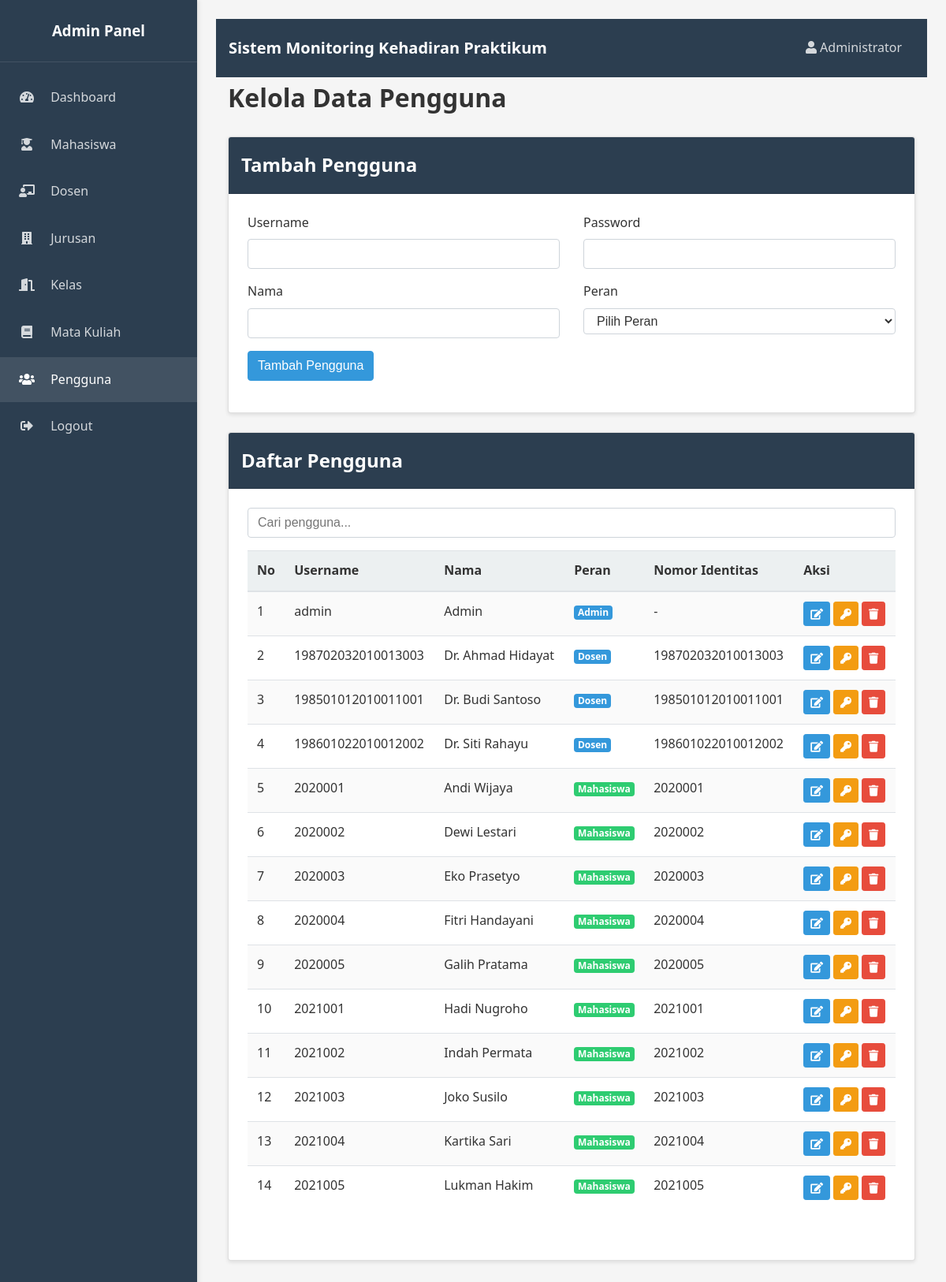
The app's page /admin/pengguna.php (signed in) with its own data.
### tables this page shows
CREATE TABLE pengguna (
    id INT AUTO_INCREMENT PRIMARY KEY,
    username VARCHAR(50) NOT NULL,
    password VARCHAR(255) NOT NULL,
    nama VARCHAR(100) NOT NULL,
    peran ENUM('admin', 'dosen', 'mahasiswa') NOT NULL,
    id_referensi INT NOT NULL,
    created_at TIMESTAMP DEFAULT CURRENT_TIMESTAMP,
    updated_at TIMESTAMP DEFAULT CURRENT_TIMESTAMP ON UPDATE CURRENT_TIMESTAMP
);

### admin/pengguna.php (the view, shortened to what this page needs)
<?php
require_once '../config/koneksi.php';
$query_pengguna = "SELECT p.*,
                    CASE
                        WHEN p.peran = 'dosen' THEN d.nama
                        WHEN p.peran = 'mahasiswa' THEN m.nama
                        ELSE 'Admin'
                    END as nama_lengkap,
                    CASE
                        WHEN p.peran = 'dosen' THEN d.nip
                        WHEN p.peran = 'mahasiswa' THEN m.nim
                        ELSE '-'
                    END as nomor_identitas
                FROM pengguna p
                LEFT JOIN dosen d ON p.id_referensi = d.id AND p.peran = 'dosen'
                LEFT JOIN mahasiswa m ON p.id_referensi = m.id AND p.peran = 'mahasiswa'
                ORDER BY p.peran, p.nama";
$result_pengguna = $koneksi->query($query_pengguna);
?>
<!DOCTYPE html>
<html lang="id">
<head>
    <link rel="stylesheet" href="../assets/css/style.css">
    <link rel="stylesheet" href="https://cdnjs.cloudflare.com/ajax/libs/font-awesome/5.15.3/css/all.min.css">
</head>
<body>
    <div class="sidebar">
        <div class="sidebar-header">
            <h3>Admin Panel</h3>
        </div>
        <div class="sidebar-menu">
            <ul>
                <li><a href="index.php"><i class="fas fa-tachometer-alt"></i> Dashboard</a></li>
                <li><a href="mahasiswa.php"><i class="fas fa-user-graduate"></i> Mahasiswa</a></li>
                <li><a href="dosen.php"><i class="fas fa-chalkboard-teacher"></i> Dosen</a></li>
                <li><a href="jurusan.php"><i class="fas fa-building"></i> Jurusan</a></li>
                <li><a href="kelas.php"><i class="fas fa-door-open"></i> Kelas</a></li>
                <li><a href="mata_kuliah.php"><i class="fas fa-book"></i> Mata Kuliah</a></li>
                <li><a href="pengguna.php" class="active"><i class="fas fa-users"></i> Pengguna</a></li>
                <li><a href="../logout.php"><i class="fas fa-sign-out-alt"></i> Logout</a></li>
            </ul>
        </div>
    </div>
    <div class="content-wrapper">
        <div class="navbar">
            <div class="navbar-brand">
                Sistem Monitoring Kehadiran Praktikum
            </div>
            <div class="navbar-nav">
                <div class="nav-item">
                    <a href="#" class="nav-link">
                        <i class="fas fa-user"></i> <?php echo $_SESSION['nama']; ?>
                    </a>
                </div>
            </div>
        </div>
        <div class="container">
            <div class="dashboard-header">
                <h1>Kelola Data Pengguna</h1>
            </div>
            <div class="card">
                <div class="card-header">
                    <h2>Tambah Pengguna</h2>
                </div>
                <div class="card-body">
                    <form method="POST" action="" id="formTambah">
                        <div class="row">
                            <div class="col-md-6">
                                <div class="form-group">
                                    <label for="username">Username</label>
                                    <input type="text" id="username" name="username" required>
                                </div>
                            </div>
                            <div class="col-md-6">
                                <div class="form-group">
                                    <label for="password">Password</label>
                                    <input type="password" id="password" name="password" required>
                                </div>
                            </div>
                        </div>
                        <div class="row">
                            <div class="col-md-6">
                                <div class="form-group">
                                    <label for="nama">Nama</label>
                                    <input type="text" id="nama" name="nama" required>
                                </div>
                            </div>
                            <div class="col-md-6">
                                <div class="form-group">
                                    <label for="peran">Peran</label>
                                    <select id="peran" name="peran" required onchange="toggleReferensi()">
                                        <option value="">Pilih Peran</option>
                                    </select>
                                </div>
                            </div>
                        </div>
                        <div class="form-group">
                            <button type="submit" name="tambah" class="btn btn-primary">Tambah Pengguna</button>
                        </div>
                    </form>
                </div>
            </div>
            <div class="card">
                <div class="card-header">
                    <h2>Daftar Pengguna</h2>
                </div>
                <div class="card-body">
                    <div class="form-group">
                        <input type="text" id="filterInput" placeholder="Cari pengguna..." class="form-control">
                    </div>
                    <div class="table-responsive">
                        <table class="table table-striped">
                            <thead>
                                <tr>
                                    <th>No</th>
                                    <th>Username</th>
                                    <th>Nama</th>
                                    <th>Peran</th>
                                    <th>Nomor Identitas</th>
                                    <th>Aksi</th>
                                </tr>
                            </thead>
                            <tbody>
                                <?php
                                $no = 1;
                                if ($result_pengguna->num_rows > 0) {
                                    while ($row = $result_pengguna->fetch_assoc()) {
                                        echo "<tr>";
                                        echo "<td>" . $no++ . "</td>";
                                        echo "<td>" . $row['username'] . "</td>";
                                        echo "<td>" . $row['nama_lengkap'] . "</td>";
                                        echo "<td>";
                                        if ($row['peran'] == 'admin') {
                                            echo '<span class="badge badge-primary">Admin</span>';
                                        } elseif ($row['peran'] == 'dosen') {
                                            echo '<span class="badge badge-info">Dosen</span>';
                                        } elseif ($row['peran'] == 'mahasiswa') {
                                            echo '<span class="badge badge-success">Mahasiswa</span>';
                                        }
                                        echo "</td>";
                                        echo "<td>" . $row['nomor_identitas'] . "</td>";
                                        echo "<td>";
                                        echo "<a href='#' class='btn btn-sm btn-info mr-1' onclick='editPengguna(" . $row['id'] . ", \"" . $row['username'] . "\", \"" . $row['nama'] . "\", \"" . $row['peran'] . "\", " . $row['id_referensi'] . ")'><i class='fas fa-edit'></i></a>";
                                        echo "<a href='pengguna.php?reset=" . $row['id'] . "' class='btn btn-sm btn-warning mr-1' onclick='return confirm(\"Apakah Anda yakin ingin mereset password pengguna ini?\")'><i class='fas fa-key'></i></a>";
                                        if ($row['peran'] != 'admin' || $row['id'] == $_SESSION['user_id']) {
                                            echo "<a href='pengguna.php?hapus=" . $row['id'] . "' class='btn btn-sm btn-danger btn-delete'><i class='fas fa-trash'></i></a>";
                                        }
                                        echo "</td>";
                                        echo "</tr>";
                                    }
                                } else {
                                    echo "<tr><td colspan='6' class='text-center'>Belum ada data pengguna</td></tr>";
                                }
                                ?>
                            </tbody>
                        </table>
                    </div>
                </div>
            </div>
        </div>
    </div>
</body>
</html>

### records on screen
pengguna: username "admin", nama_lengkap "Admin", peran "Admin", nomor_identitas "-"
pengguna: username "198702032010013003", nama_lengkap "Dr. Ahmad Hidayat", peran "Dosen", nomor_identitas "198702032010013003"
pengguna: username "198501012010011001", nama_lengkap "Dr. Budi Santoso", peran "Dosen", nomor_identitas "198501012010011001"
pengguna: username "198601022010012002", nama_lengkap "Dr. Siti Rahayu", peran "Dosen", nomor_identitas "198601022010012002"
pengguna: username "2020001", nama_lengkap "Andi Wijaya", peran "Mahasiswa", nomor_identitas "2020001"
pengguna: username "2020002", nama_lengkap "Dewi Lestari", peran "Mahasiswa", nomor_identitas "2020002"
pengguna: username "2020003", nama_lengkap "Eko Prasetyo", peran "Mahasiswa", nomor_identitas "2020003"
pengguna: username "2020004", nama_lengkap "Fitri Handayani", peran "Mahasiswa", nomor_identitas "2020004"
pengguna: username "2020005", nama_lengkap "Galih Pratama", peran "Mahasiswa", nomor_identitas "2020005"
pengguna: username "2021001", nama_lengkap "Hadi Nugroho", peran "Mahasiswa", nomor_identitas "2021001"
pengguna: username "2021002", nama_lengkap "Indah Permata", peran "Mahasiswa", nomor_identitas "2021002"
pengguna: username "2021003", nama_lengkap "Joko Susilo", peran "Mahasiswa", nomor_identitas "2021003"
pengguna: username "2021004", nama_lengkap "Kartika Sari", peran "Mahasiswa", nomor_identitas "2021004"
pengguna: username "2021005", nama_lengkap "Lukman Hakim", peran "Mahasiswa", nomor_identitas "2021005"

### other values on screen
$_SESSION['nama'] "Administrator"
